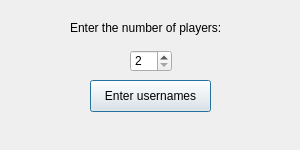
<?xml version="1.0" encoding="UTF-8"?>
<ui version="4.0">
 <class>NumPlayersDiaglog</class>
 <widget class="QDialog" name="NumPlayersDiaglog">
  <property name="geometry">
   <rect>
    <x>0</x>
    <y>0</y>
    <width>300</width>
    <height>150</height>
   </rect>
  </property>
  <property name="minimumSize">
   <size>
    <width>300</width>
    <height>150</height>
   </size>
  </property>
  <property name="maximumSize">
   <size>
    <width>300</width>
    <height>150</height>
   </size>
  </property>
  <property name="windowTitle">
   <string>Enter players</string>
  </property>
  <widget class="QLabel" name="label">
   <property name="geometry">
    <rect>
     <x>70</x>
     <y>20</y>
     <width>171</width>
     <height>16</height>
    </rect>
   </property>
   <property name="text">
    <string>Enter the number of players:</string>
   </property>
  </widget>
  <widget class="QSpinBox" name="numPlayersBox">
   <property name="geometry">
    <rect>
     <x>130</x>
     <y>50</y>
     <width>42</width>
     <height>22</height>
    </rect>
   </property>
   <property name="minimum">
    <number>2</number>
   </property>
   <property name="maximum">
    <number>4</number>
   </property>
  </widget>
  <widget class="QPushButton" name="submitButton">
   <property name="geometry">
    <rect>
     <x>90</x>
     <y>80</y>
     <width>121</width>
     <height>32</height>
    </rect>
   </property>
   <property name="text">
    <string>Enter usernames</string>
   </property>
  </widget>
 </widget>
 <resources/>
 <connections/>
</ui>
